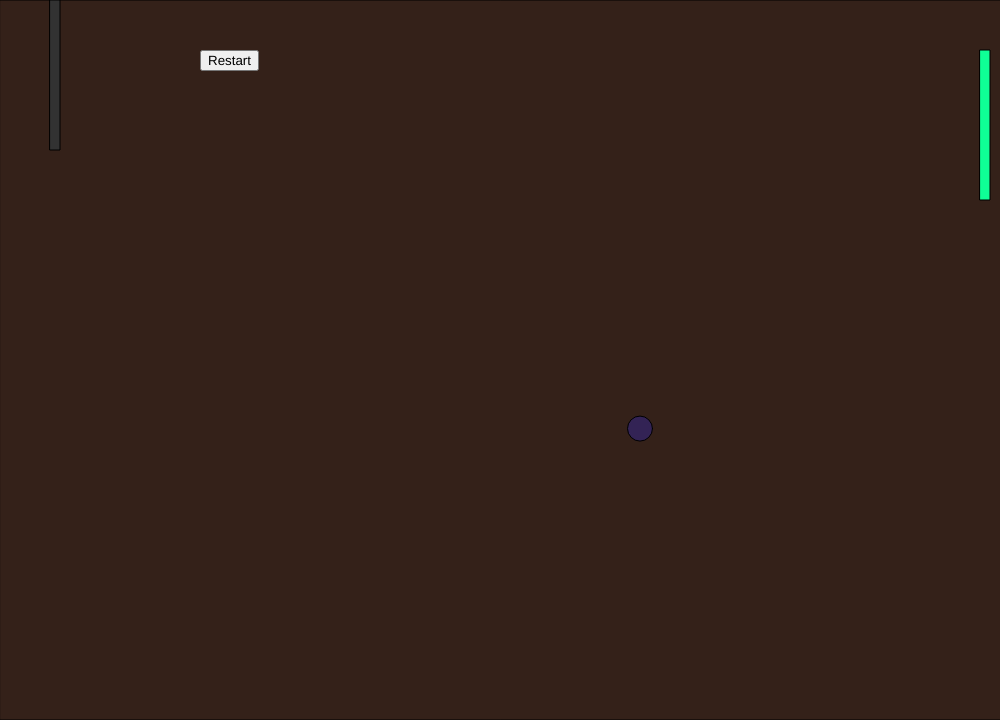
Frame 1 (no input)
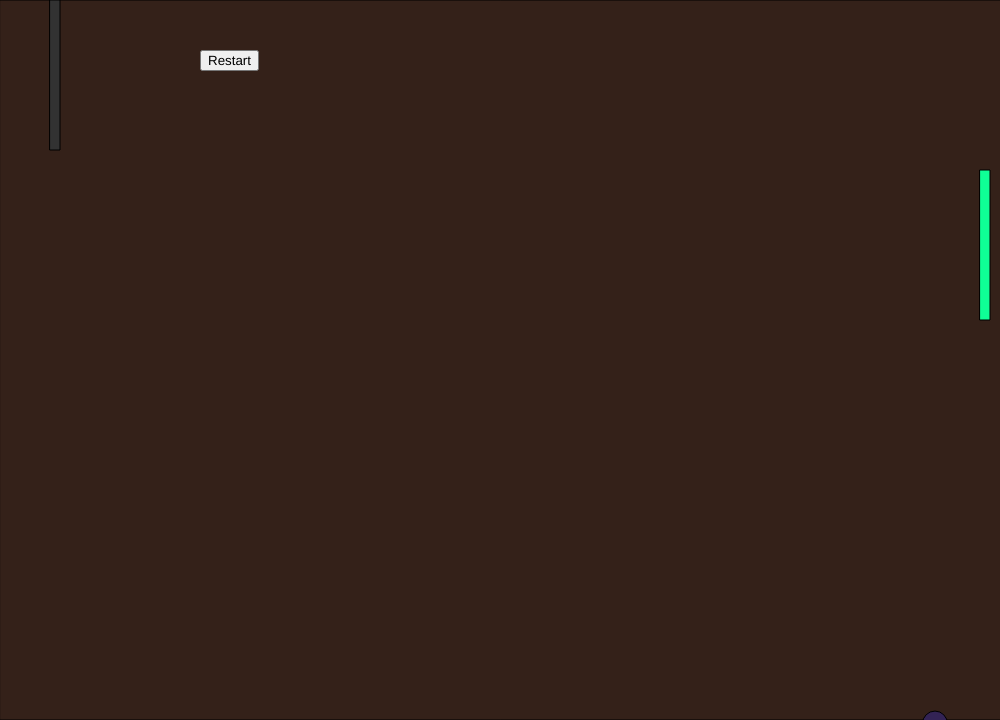
Frame 60 (no input)
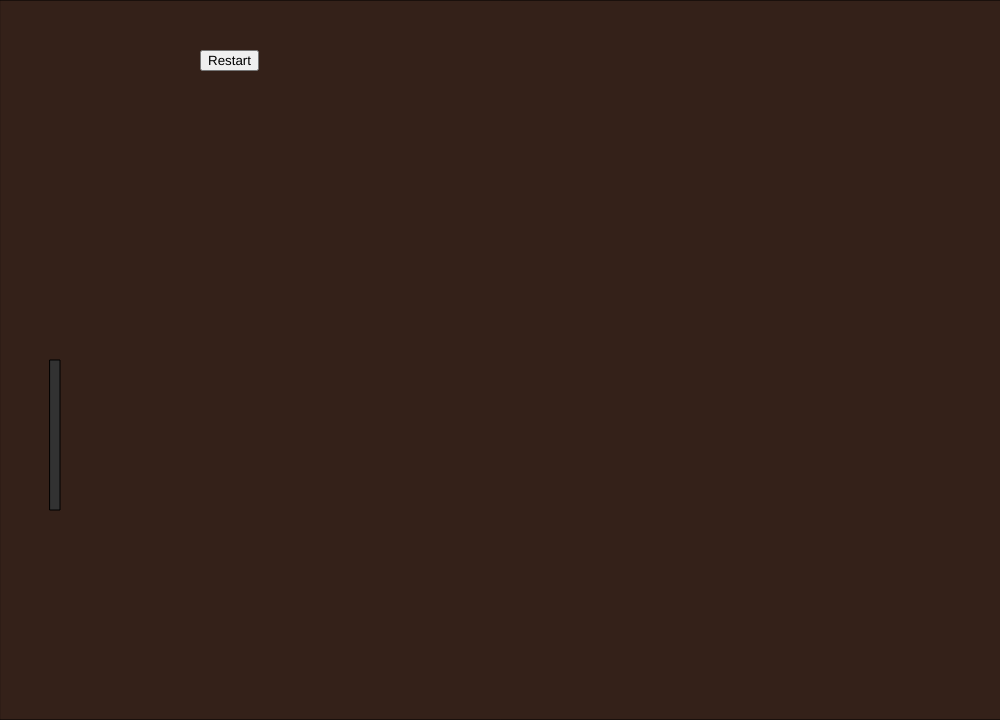
Frame 120 (the mouse pressed at the canvas centre since frame 60)

The p5.js sketch that drew these frames (run headless with seeded random() and noise() and a simulated clock; from frame 60 on, the mouse is pressed at the canvas centre):

// p5.js sketch
// ── sketch.js
var yposition = 50
var enemyyposition = 50
var ballx = 640
var bally = 0
var ballxdirection = 5
var ballydirection = 5
var ballslope
var difficulty = 0
function setup() {
  bally = random(0,600)
  createCanvas(1000,720)
    //difficulty slider
  difficultyslider = createSlider(0, 10, 0);
  difficultyslider.position(50);
  //restart button
  restartbutton = createButton("Restart")
  restartbutton.position(200,50)
  restartbutton.mousePressed(restart)
}

function restart() {
 bally = random(0,600)
 yposition = 50
 enemyyposition = 50
 ballx = 640
 bally = 0
 ballxdirection = 5
 ballydirection = 5
 ballslope
 difficulty = 0
}

function draw() {
  yposition = mouseY
  //background
  fill(52,33,25)
  rect(0,0,1280,720)
  //paddle
  fill(50)
  rect(50,yposition,10,150)
  //enemy paddle
  fill(15,255,150)
  rect(980,enemyyposition,10,150)
  //ball
  fill(51,35,85)
  ellipse(ballx,bally,25,25)
  ballx += ballxdirection
  bally += ballydirection
  //ball bounce
  //off of screen
  ballslope = ballxdirection/ballydirection
  if (bally >= 720 || bally <= 0) {
   ballydirection = 0-ballydirection
  }
  //off of enemy
  if (ballx == 980 && bally > enemyyposition && bally < enemyyposition + 150) {
   ballxdirection = 0-ballxdirection
  }
  //of of player
  if (ballx == 50 && bally > yposition && bally < yposition + 150) {
   ballxdirection = 0-ballxdirection
  }

  //if not max difficulty then do normal stuff
   if (difficulty <= 9) {
   //enemy "AI"
  if (ballx == 900) {
    guessedposition = (bally + ballydirection * 70) - (75 + difficulty * random(-10,10))
  }
  if (ballx >= 900) {
    if (enemyyposition > guessedposition){
     enemyyposition -= 15
    }
    if (enemyyposition < guessedposition){
     enemyyposition += 15
    }
  }
  }
  //if max difficulty go SICKO MODE
  if (difficulty >= 9) {
     enemyyposition = bally
  }
  //do the do
  difficulty = difficultyslider.value();
}
